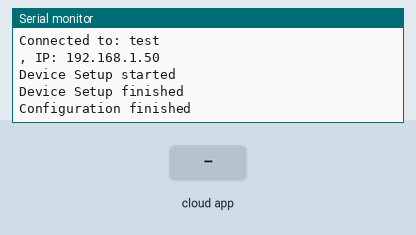
This program was run on a simulated ESP8266 (Wemos D1 mini). Parts: the last lines printed to the serial monitor. The inputs (shaded band) are chosen by the test bench. WiFi joins after 1.5 s; servers stay silent unless stated.

Above: at 13.2 s.
13.3 s: the phone or cloud app sets SmartDisplay to 0
At 13.6 s:
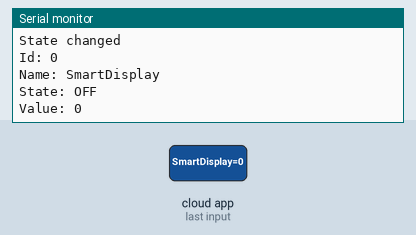
14.8 s: the phone or cloud app sets HDMI1 to 0
At 16.0 s:
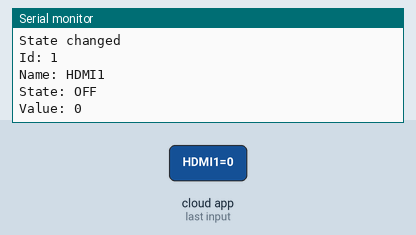
16.3 s: the phone or cloud app sets HDMI2 to 1
At 17.1 s:
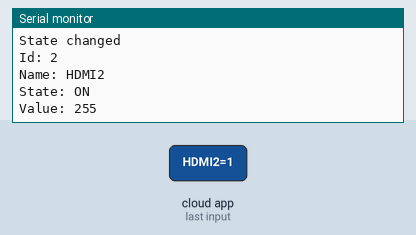

The program:

main.cpp
```cpp
#include <ESP8266WiFi.h>
#include "fauxmoESP.h"
#include <SoftwareSerial.h>
// credentials example file inside includes directory
#include "secrets.h"
#include <IRsend.h>

const char *WIFI_SSID = ssid_name;
const char *WIFI_PASS = ssid_password;

// device name
#define ID_SMART "SmartDisplay"
#define ID_HDMI1 "HDMI1"
#define ID_HDMI2 "HDMI2"

fauxmoESP fauxmo;

// wemos -> rs232 pins
const int rx = 12;
const int tx = 13;

int IrLed = D2;
IRsend irsend(IrLed);

// smartdisplay rs232 commands
const byte SMART_ON[] = {0x35, 0x62, 0x30, 0x30, 0x31, 0x30, 0x30, 0x30, 0x30, 0x31, 0x0D};
const byte SMART_OFF[] = {0x35, 0x62, 0x30, 0x30, 0x31, 0x30, 0x30, 0x30, 0x30, 0x30, 0x0D};

SoftwareSerial rs232(rx, tx);

void wifiSetup()
{

  Serial.println("WIFI Setup started");

  WiFi.mode(WIFI_STA);

  Serial.printf("Connecting: %s ", WIFI_SSID);
  Serial.println("");

  WiFi.begin(WIFI_SSID, WIFI_PASS);

  while (WiFi.status() != WL_CONNECTED)
  {
    Serial.print("*");
    delay(1000);
  }
  Serial.println("");
  Serial.println("WIFI Setup finished");
  Serial.printf("Connected to: %s\n, IP: %s\n", WiFi.SSID().c_str(), WiFi.localIP().toString().c_str());

  WiFi.setAutoReconnect(true);
  WiFi.persistent(true);
}

void deviceSetup()
{

  Serial.println("Device Setup started");

  fauxmo.addDevice(ID_SMART);
  fauxmo.addDevice(ID_HDMI1);
  fauxmo.addDevice(ID_HDMI2);

  fauxmo.setPort(80);

  fauxmo.enable(true);

  fauxmo.onSetState([](unsigned char device_id, const char *device_name, bool state, unsigned char value)
                    {

                        Serial.printf("State changed\nId: %d\nName: %s\nState: %s\nValue: %d\n", device_id, device_name, state ? "ON" : "OFF", value);

                        // more devices will be added in the future
                        if (state)
                         {
                           if (strcmp(device_name, ID_SMART) == 0)
                           {
                             rs232.write(SMART_ON, sizeof(SMART_ON));
                           }
                            else if (strcmp(device_name, ID_HDMI1) == 0)
                           {
                             for(int i =0;i<3;i++){
                               uint32_t hdmi_1 = irsend.encodeNEC(0xFB047F80, 4);
                                irsend.sendNEC(hdmi_1, 32);
                                  delay(500);
                             }
                           }
                             else if (strcmp(device_name, ID_HDMI2) == 0)
                           {
                               uint32_t hdmi_2 = irsend.encodeNEC(0xF6097F80, 9);
                                irsend.sendNEC(hdmi_2, 32);
                                                       delay(5000);
                           }
                         }
                         else
                         {
                           if (strcmp(device_name, ID_SMART) == 0)
                           {
                             rs232.write(SMART_OFF, sizeof(SMART_OFF));
                           }
                         } });

  Serial.println("Device Setup finished");
}

void setup()
{
  // wemos
  Serial.begin(57600);

  // smart board
  rs232.begin(9600);

  delay(10000);

  Serial.println("Configuration started");

  irsend.begin();
  wifiSetup();
  deviceSetup();

  Serial.println("Configuration finished");
}

void loop()
{
  fauxmo.handle();
}
```

secrets.example.h
```cpp
#ifndef SECRETS
#define SECRETS

const char *ssid_name = "test";
const char *ssid_password = "test";

#endif
```

Measured:
- after the input at 13.3 s, the serial monitor: prints a new line at once (image 1)
- after the input at 14.8 s, the serial monitor: prints a new line at once (image 2)
- after the input at 16.3 s, the serial monitor: prints a new line at once (image 3)
